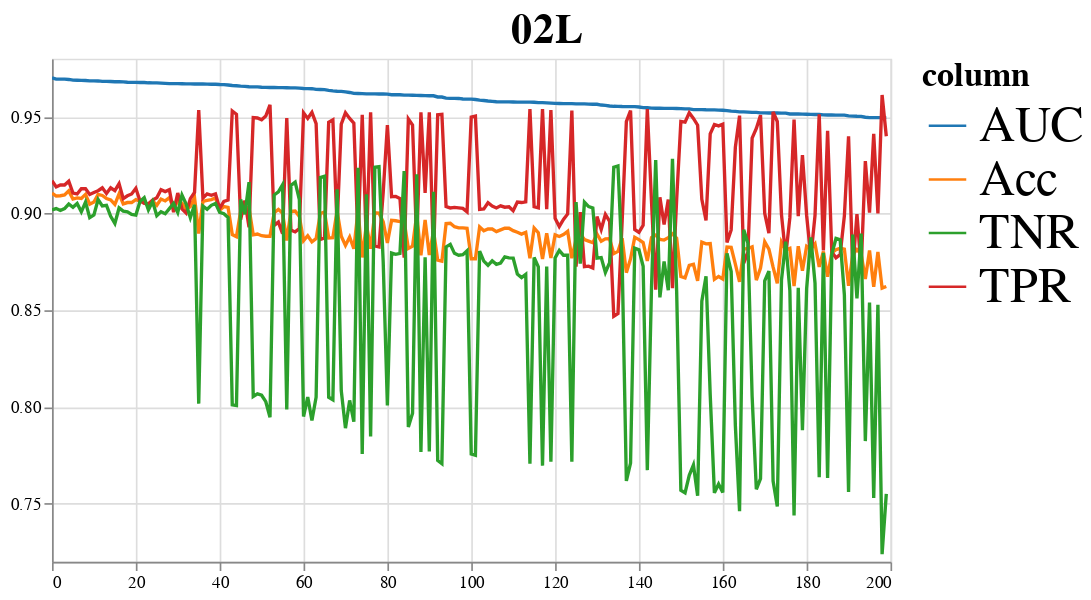
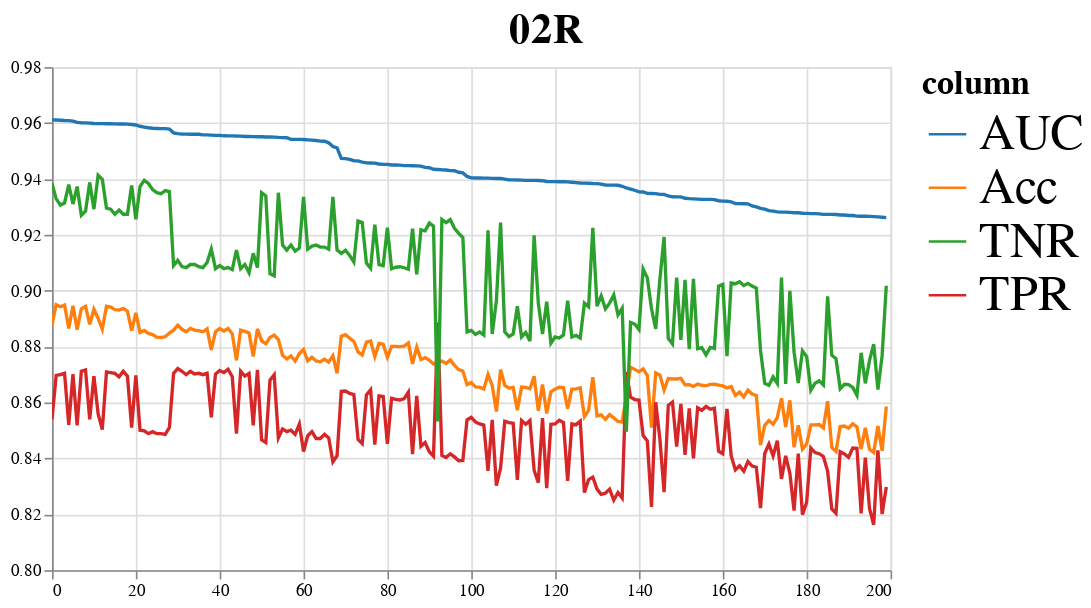
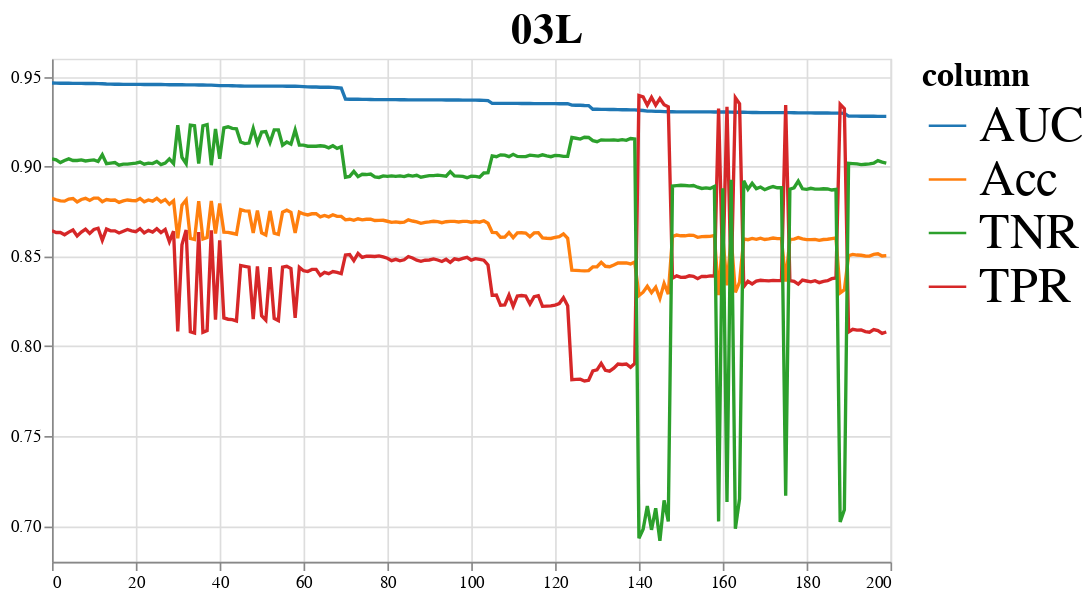
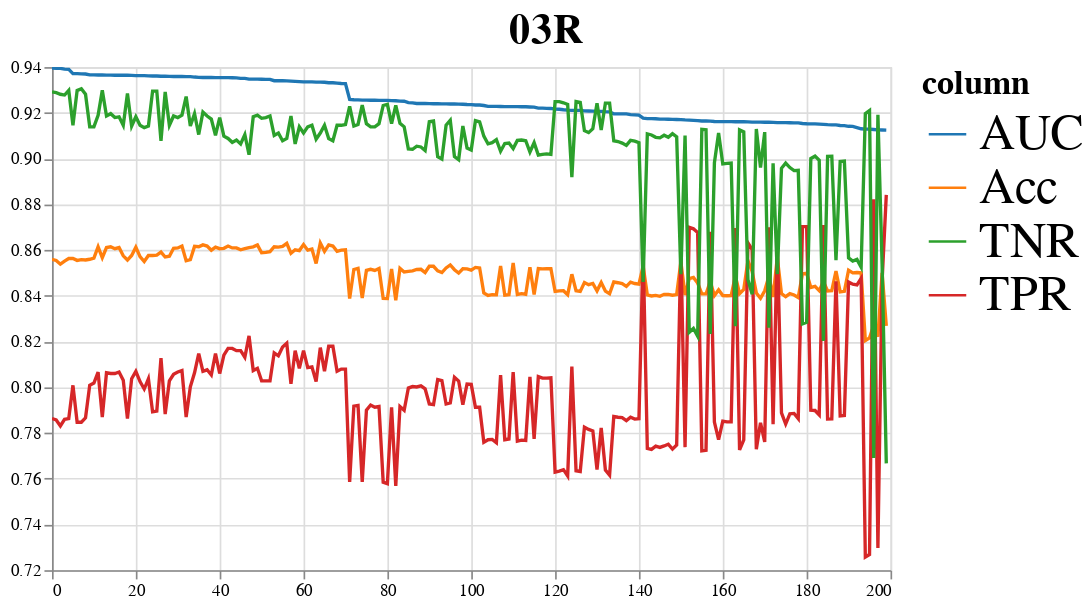

Source (notebook cell) for these figures, in order:
### Code cell
# graphs = ['Acc', 'AUC', 'BalAcc', 'TPR', 'precision', 'TNR']
graphs = ['AUC']
for key, part in parts_2.items():
    chart=alt.vconcat()
    for i, col in enumerate(graphs):
        df = part.sort(col, descending=True).with_row_count().head(200).to_pandas()
        chart_tmp, df = alt_utils.create_overlaid_line_plot(df, ['row_nr'], ['Acc', 'AUC', 'TPR', 'TNR'], width=500, height=300, color_scheme='category10', interactive=True)
        chart &= chart_tmp
    charts[key] = chart
for key, chart in charts.items():
    chart = chart.configure_legend(
        labelFontSize=30,
        titleFontSize=20,
        symbolSize=500
    ).properties(
        title={
            "text": key,
            "fontSize": 25,
            "fontWeight": "bold",
            "anchor": "middle"
        }
    )
    display(chart)

### Figure 1 — Vega-Lite specification as saved in the notebook (floating-point values rounded to 4 significant figures; data arrays with more than 128 entries replaced by an {"elided": "..."} marker saying what was removed)
{"config": {"view": {"continuousWidth": 400, "continuousHeight": 300}, "legend": {"labelFontSize": 30, "symbolSize": 500, "titleFontSize": 20}}, "vconcat": [{"mark": "line", "encoding": {"color": {"field": "column", "scale": {"scheme": "category10"}, "type": "nominal"}, "tooltip": [{"field": "index", "type": "quantitative"}, {"field": "value", "type": "quantitative"}, {"field": "column", "type": "nominal"}], "x": {"field": "index", "title": null, "type": "quantitative"}, "y": {"field": "value", "scale": {"zero": false}, "title": null, "type": "quantitative"}}, "height": 300, "selection": {"selector011": {"type": "interval", "bind": "scales", "encodings": ["x", "y"]}}, "width": 500}], "data": {"name": "data-32537c4b1c317714b42ed75ade9179f2"}, "title": {"text": "02L", "fontSize": 25, "fontWeight": "bold", "anchor": "middle"}, "$schema": "https://vega.github.io/schema/vega-lite/v4.17.0.json", "datasets": {"data-32537c4b1c317714b42ed75ade9179f2": {"elided": "800 records"}}}

### Figure 2 — Vega-Lite specification as saved in the notebook (floating-point values rounded to 4 significant figures; data arrays with more than 128 entries replaced by an {"elided": "..."} marker saying what was removed)
{"config": {"view": {"continuousWidth": 400, "continuousHeight": 300}, "legend": {"labelFontSize": 30, "symbolSize": 500, "titleFontSize": 20}}, "vconcat": [{"mark": "line", "encoding": {"color": {"field": "column", "scale": {"scheme": "category10"}, "type": "nominal"}, "tooltip": [{"field": "index", "type": "quantitative"}, {"field": "value", "type": "quantitative"}, {"field": "column", "type": "nominal"}], "x": {"field": "index", "title": null, "type": "quantitative"}, "y": {"field": "value", "scale": {"zero": false}, "title": null, "type": "quantitative"}}, "height": 300, "selection": {"selector012": {"type": "interval", "bind": "scales", "encodings": ["x", "y"]}}, "width": 500}], "data": {"name": "data-3bb621a14a231d46c8ad74cc0557f339"}, "title": {"text": "02R", "fontSize": 25, "fontWeight": "bold", "anchor": "middle"}, "$schema": "https://vega.github.io/schema/vega-lite/v4.17.0.json", "datasets": {"data-3bb621a14a231d46c8ad74cc0557f339": {"elided": "800 records"}}}

### Figure 3 — Vega-Lite specification as saved in the notebook (floating-point values rounded to 4 significant figures; data arrays with more than 128 entries replaced by an {"elided": "..."} marker saying what was removed)
{"config": {"view": {"continuousWidth": 400, "continuousHeight": 300}, "legend": {"labelFontSize": 30, "symbolSize": 500, "titleFontSize": 20}}, "vconcat": [{"mark": "line", "encoding": {"color": {"field": "column", "scale": {"scheme": "category10"}, "type": "nominal"}, "tooltip": [{"field": "index", "type": "quantitative"}, {"field": "value", "type": "quantitative"}, {"field": "column", "type": "nominal"}], "x": {"field": "index", "title": null, "type": "quantitative"}, "y": {"field": "value", "scale": {"zero": false}, "title": null, "type": "quantitative"}}, "height": 300, "selection": {"selector013": {"type": "interval", "bind": "scales", "encodings": ["x", "y"]}}, "width": 500}], "data": {"name": "data-55359dcefaf97e6cc5346e672777dc86"}, "title": {"text": "03L", "fontSize": 25, "fontWeight": "bold", "anchor": "middle"}, "$schema": "https://vega.github.io/schema/vega-lite/v4.17.0.json", "datasets": {"data-55359dcefaf97e6cc5346e672777dc86": {"elided": "800 records"}}}

### Figure 4 — Vega-Lite specification as saved in the notebook (floating-point values rounded to 4 significant figures; data arrays with more than 128 entries replaced by an {"elided": "..."} marker saying what was removed)
{"config": {"view": {"continuousWidth": 400, "continuousHeight": 300}, "legend": {"labelFontSize": 30, "symbolSize": 500, "titleFontSize": 20}}, "vconcat": [{"mark": "line", "encoding": {"color": {"field": "column", "scale": {"scheme": "category10"}, "type": "nominal"}, "tooltip": [{"field": "index", "type": "quantitative"}, {"field": "value", "type": "quantitative"}, {"field": "column", "type": "nominal"}], "x": {"field": "index", "title": null, "type": "quantitative"}, "y": {"field": "value", "scale": {"zero": false}, "title": null, "type": "quantitative"}}, "height": 300, "selection": {"selector014": {"type": "interval", "bind": "scales", "encodings": ["x", "y"]}}, "width": 500}], "data": {"name": "data-da6c34a0c17877a64685863076fa55fc"}, "title": {"text": "03R", "fontSize": 25, "fontWeight": "bold", "anchor": "middle"}, "$schema": "https://vega.github.io/schema/vega-lite/v4.17.0.json", "datasets": {"data-da6c34a0c17877a64685863076fa55fc": {"elided": "800 records"}}}
